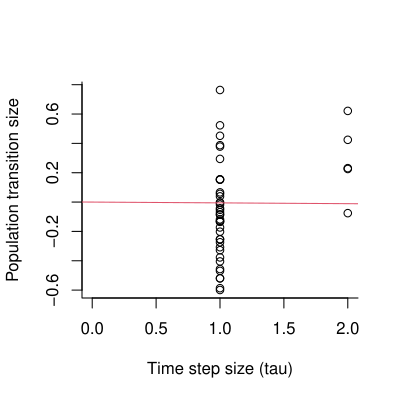

The R source for this figure:
###################################################
### code chunk number 14: dennisregression
###################################################
par(mfrow = c(1, 1))
plot(tau, delta.pop, xlab = "Time step size (tau)", ylab = "Population transition size", xlim = c(0, max(tau)), bty = "l")
abline(den91, col = 2)
